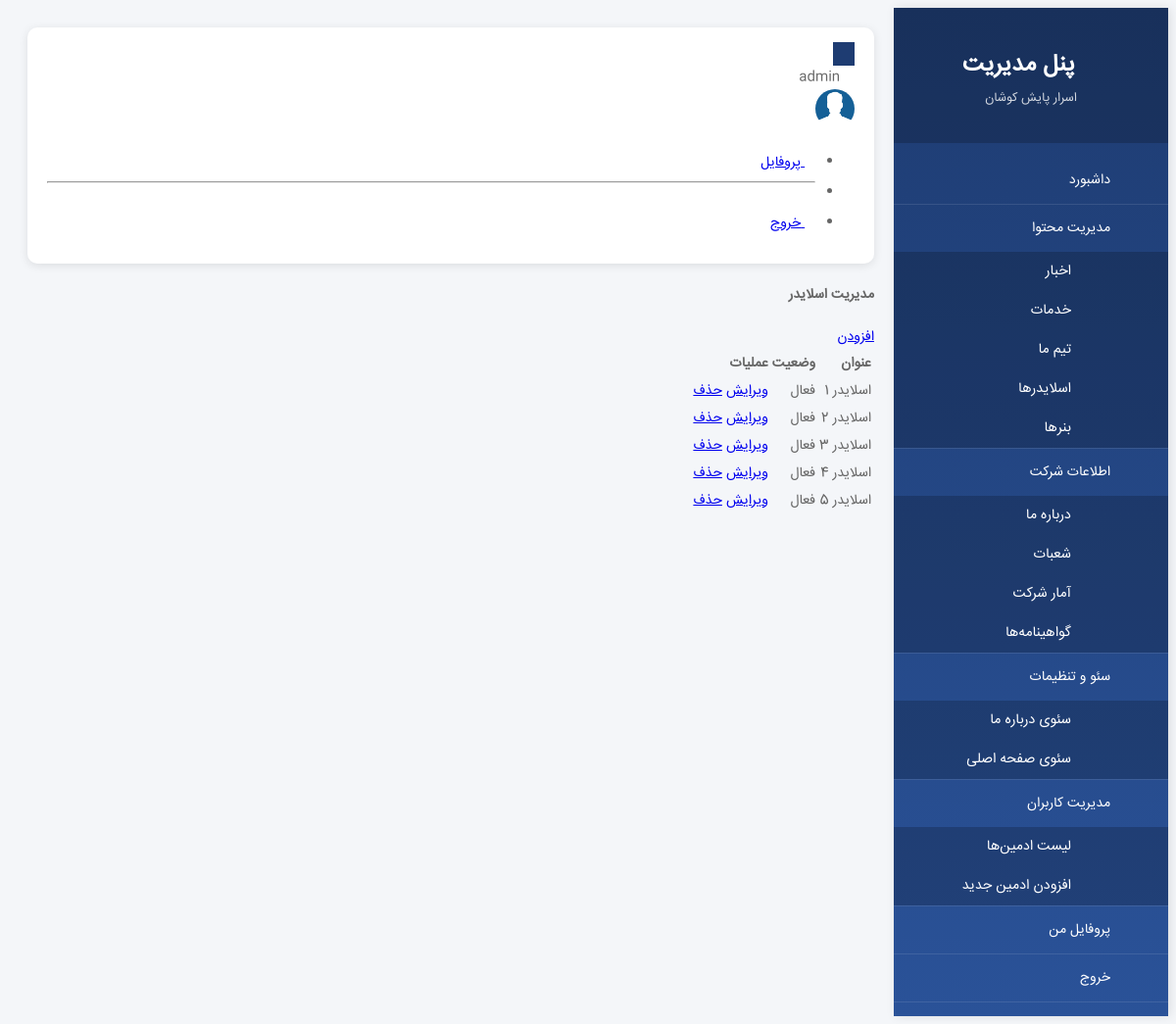
/admin/sliders (signed in), run on the app's committed database.
### app/models.py (models this page shows, shortened)
class Admin(UserMixin, db.Model):
    __tablename__ = "admins"
    id = db.Column(db.Integer, primary_key=True)
    username = db.Column(db.String(80), unique=True, nullable=False)
    password_hash = db.Column(db.String(255), nullable=False)
    email = db.Column(db.String(120), unique=True, nullable=False)
    full_name = db.Column(db.String(100))
    is_active = db.Column(db.Boolean, default=True)
    created_at = db.Column(db.DateTime, default=datetime.utcnow)  # تغییر این خط

class Slider(db.Model):
    __tablename__ = "sliders"
    id = db.Column(db.Integer, primary_key=True)
    title = db.Column(db.String(255))
    description = db.Column(db.Text)  # توضیح کوتاه، ممکنه None باشد
    image_url = db.Column(db.String(255), nullable=False)
    link = db.Column(db.String(255))  # ممکنه None باشد
    display_order = db.Column(db.Integer, default=0)
    active = db.Column(db.Boolean, default=True)
    created_at = db.Column(db.DateTime, default=db.func.current_timestamp())

### app/admin/routes.py (the view)
@admin_bp.route('/sliders')
@login_required
@admin_required
def sliders_index():
    sliders = Slider.query.order_by(Slider.display_order).all()
    return render_template('admin/sliders/index.html', sliders=sliders)

### app/__init__.py (called while the page is built)
@login_manager.user_loader
def load_user(user_id):
    return Admin.query.get(int(user_id))

### app/templates/admin/sliders/index.html
{% extends 'admin/base.html' %}{% block content %}<div class='d-flex justify-content-between mb-3'><h4>مدیریت اسلایدر</h4><a class='btn btn-primary' href='{{ url_for("admin.sliders_create") }}'>افزودن</a></div><table class='table table-striped'><tr><th>عنوان</th><th>وضعیت</th><th>عملیات</th></tr>{% for i in sliders %}<tr><td>{{ i.title or i.name }}</td><td>{{ 'فعال' if i.active else 'غیرفعال' }}</td><td><a class='btn btn-sm btn-warning' href='{{ url_for("admin.sliders_edit", id=i.id) }}'>ویرایش</a> <a class='btn btn-sm btn-danger' href='{{ url_for("admin.sliders_delete", id=i.id) }}'>حذف</a></td></tr>{% endfor %}</table>{% endblock %}

### app/templates/admin/base.html (shortened to what this page needs)
<!DOCTYPE html>
<html lang="fa" dir="rtl">
<head>
    <link href="{{ url_for('static', filename='Css/bootstrap-rtl.min.css') }}" rel="stylesheet">
    <link href="{{ url_for('static', filename='Css/all.min.css') }}" rel="stylesheet">
</head>
<body>
    <div class="wrapper">
        <nav class="sidebar" id="sidebar">
            <div class="sidebar-header">
                <h3><i class="fas fa-shield-alt"></i> پنل مدیریت</h3>
                <p>اسرار پایش کوشان</p>
            </div>
            <ul class="list-unstyled components">
                <li class="{% if request.endpoint == 'admin.dashboard' %}active{% endif %}">
                    <a href="{{ url_for('admin.dashboard') }}">
                        <i class="fas fa-tachometer-alt"></i> داشبورد
                    </a>
                </li>
                <li>
                    <a href="#contentSubmenu" data-bs-toggle="collapse" aria-expanded="false" class="dropdown-toggle">
                        <i class="fas fa-newspaper"></i> مدیریت محتوا
                    </a>
                    <ul class="collapse list-unstyled" id="contentSubmenu">
                        <li><a href="{{ url_for('admin.news_index') }}"><i class="fas fa-newspaper"></i> اخبار</a></li>
                        <li><a href="{{ url_for('admin.services_index') }}"><i class="fas fa-cogs"></i> خدمات</a></li>
                        <li><a href="{{ url_for('admin.team_index') }}"><i class="fas fa-users"></i> تیم ما</a></li>
                        <li><a href="{{ url_for('admin.sliders_index') }}"><i class="fas fa-images"></i> اسلایدرها</a></li>
                        <li><a href="{{ url_for('admin.banners_index') }}"><i class="fas fa-bullhorn"></i> بنرها</a></li>
                    </ul>
                </li>
                <li>
                    <a href="#companySubmenu" data-bs-toggle="collapse" aria-expanded="false" class="dropdown-toggle">
                        <i class="fas fa-building"></i> اطلاعات شرکت
                    </a>
                    <ul class="collapse list-unstyled" id="companySubmenu">
                        <li><a href="{{ url_for('admin.about_edit') }}"><i class="fas fa-info-circle"></i> درباره ما</a></li>
                        <li><a href="{{ url_for('admin.branches_index') }}"><i class="fas fa-store"></i> شعبات</a></li>
                        <li><a href="{{ url_for('admin.stats_index') }}"><i class="fas fa-chart-line"></i> آمار شرکت</a></li>
                        <li><a href="{{ url_for('admin.certificates_index') }}"><i class="fas fa-certificate"></i> گواهینامه‌ها</a></li>
                    </ul>
                </li>
                <li>
                    <a href="#seoSubmenu" data-bs-toggle="collapse" aria-expanded="false" class="dropdown-toggle">
                        <i class="fas fa-search"></i> سئو و تنظیمات
                    </a>
                    <ul class="collapse list-unstyled" id="seoSubmenu">
                        <li><a href="{{ url_for('admin.seo_edit', page_key='about') }}"><i class="fas fa-file-alt"></i> سئوی درباره ما</a></li>
                        <li><a href="{{ url_for('admin.seo_edit', page_key='home') }}"><i class="fas fa-home"></i> سئوی صفحه اصلی</a></li>
                    </ul>
                </li>
                <li>
                    <a href="#adminSubmenu" data-bs-toggle="collapse" aria-expanded="false" class="dropdown-toggle">
                        <i class="fas fa-user-shield"></i> مدیریت کاربران
                    </a>
                    <ul class="collapse list-unstyled" id="adminSubmenu">
                        <li><a href="{{ url_for('admin.admins_index') }}"><i class="fas fa-users-cog"></i> لیست ادمین‌ها</a></li>
                        <li><a href="{{ url_for('admin.admins_create') }}"><i class="fas fa-user-plus"></i> افزودن ادمین جدید</a></li>
                    </ul>
                </li>
                <li>
                    <a href="{{ url_for('admin.profile') }}">
                        <i class="fas fa-user-circle"></i> پروفایل من
                    </a>
                </li>
                <li>
                    <a href="{{ url_for('admin.logout') }}">
                        <i class="fas fa-sign-out-alt"></i> خروج
                    </a>
                </li>
            </ul>
        </nav>
        <div class="content">
            <nav class="navbar navbar-custom">
                <div class="container-fluid">
                    <button type="button" id="sidebarCollapse" class="btn btn-custom">
                        <i class="fas fa-bars"></i>
                    </button>
                    <div class="ms-auto d-flex align-items-center">
                        <span class="me-3">
                            <i class="fas fa-user-circle"></i>
                            {{ current_user.full_name or current_user.username }}
                        </span>
                        <div class="dropdown">
                            <a href="#" class="dropdown-toggle" data-bs-toggle="dropdown">
                                <img src="/static/Images/avatar.jpg" alt="Avatar" style="width: 40px; height: 40px; border-radius: 50%;">
                            </a>
                            <ul class="dropdown-menu dropdown-menu-end">
                                <li><a class="dropdown-item" href="{{ url_for('admin.profile') }}"><i class="fas fa-user"></i> پروفایل</a></li>
                                <li><hr class="dropdown-divider"></li>
                                <li><a class="dropdown-item" href="{{ url_for('admin.logout') }}"><i class="fas fa-sign-out-alt"></i> خروج</a></li>
                            </ul>
                        </div>
                    </div>
                </div>
            </nav>
            {% block content %}{% endblock %}
        </div>
    </div>
</body>
</html>

### app/templates/admin/base.html (style rules this page uses)
:root { --primary-color: #1e3c72; --secondary-color: #2a5298; --success-color: #28a745; --danger-color: #dc3545; --warning-color: #ffc107; }
body { font-family: 'IRANSans', Tahoma, sans-serif; background-color: #f4f6f9; }
.wrapper { display: flex; width: 100%; align-items: stretch; }
.sidebar { min-width: 280px; max-width: 280px; background: linear-gradient(180deg, var(--primary-color) 0%, var(--secondary-color) 100%); color: #fff; transition: all 0.3s; min-height: 100vh; box-shadow: 2px 0 10px rgba(0,0,0,0.1); }
.sidebar .sidebar-header { padding: 20px; background: rgba(0,0,0,0.2); text-align: center; }
.sidebar .sidebar-header h3 { font-size: 1.5rem; margin-bottom: 0; }
.sidebar .sidebar-header p { font-size: 0.8rem; margin-top: 10px; opacity: 0.8; }
.sidebar ul li { border-bottom: 1px solid rgba(255,255,255,0.1); }
.sidebar ul li a { padding: 12px 20px; display: block; color: #fff; text-decoration: none; transition: all 0.3s; }
.sidebar ul li a i { margin-left: 10px; width: 25px; }
.sidebar ul li ul { background: rgba(0,0,0,0.2); list-style: none; padding-right: 40px; }
.sidebar ul li ul li { border-bottom: none; }
.sidebar ul li ul li a { padding: 8px 20px; font-size: 0.9rem; }
.content { width: 100%; padding: 20px; min-height: 100vh; transition: all 0.3s; }
.navbar-custom { background: #fff; box-shadow: 0 2px 10px rgba(0,0,0,0.1); border-radius: 10px; margin-bottom: 20px; padding: 15px 20px; }
.btn-custom { background: var(--primary-color); color: #fff; border: none; }
body, input, button, select, textarea { font-family: 'IRANSans', Tahoma, sans-serif; }

### data on the page
Admin: full_name "admin"
Slider: title "اسلایدر 1", active "فعال"
Slider: title "اسلایدر 2", active "فعال"
Slider: title "اسلایدر 3", active "فعال"
Slider: title "اسلایدر 4", active "فعال"
Slider: title "اسلایدر 5", active "فعال"
